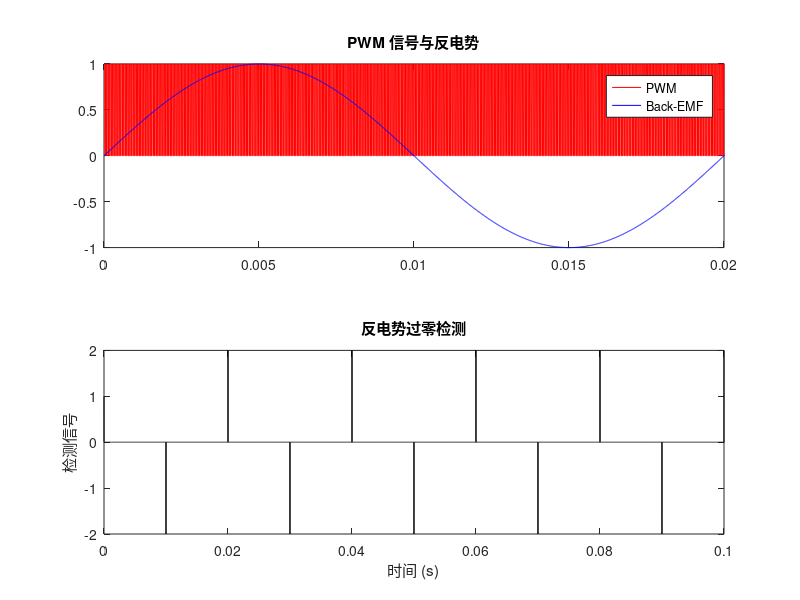

Recreate this plot in MATLAB.
% BLDC 反电势检测换相控制
clc; clear; close all;

% 设定PWM参数
Fs = 200e3;         % 采样频率 200 kHz
frequency = 20e3;  % PWM频率 20 kHz
duty = 0.6;        % 占空比 60%
duration = 0.1;    % 信号时长 0.1秒

% 时间向量
Ts = 1/Fs;
% Tstep = 0.0000001;
t = 0:Ts:duration;
% t = 0:Tstep:duration;

% 生成方波PWM信号（修正后）
T = 1/frequency;                % 周期 = 50 μs
high_time = T * duty;           % 高电平时间 = 30 μs
pwm_signal = double(mod(t, T) < high_time);

% 模拟反电势信号
bemf_freq = 50; % 反电势频率 50 Hz
bemf_signal = sin(2*pi*bemf_freq*t);
zero_crossing = diff(sign(bemf_signal)); % 过零点检测

% 绘图
subplot(2,1,1);
plot(t, pwm_signal, 'r'); hold on;
plot(t, bemf_signal, 'b');
title('PWM 信号与反电势');
legend('PWM', 'Back-EMF');
xlim([0 0.02]); % 显示前20ms波形

subplot(2,1,2);
plot(t(1:end-1), zero_crossing, 'k');
title('反电势过零检测');
xlabel('时间 (s)');
ylabel('检测信号');